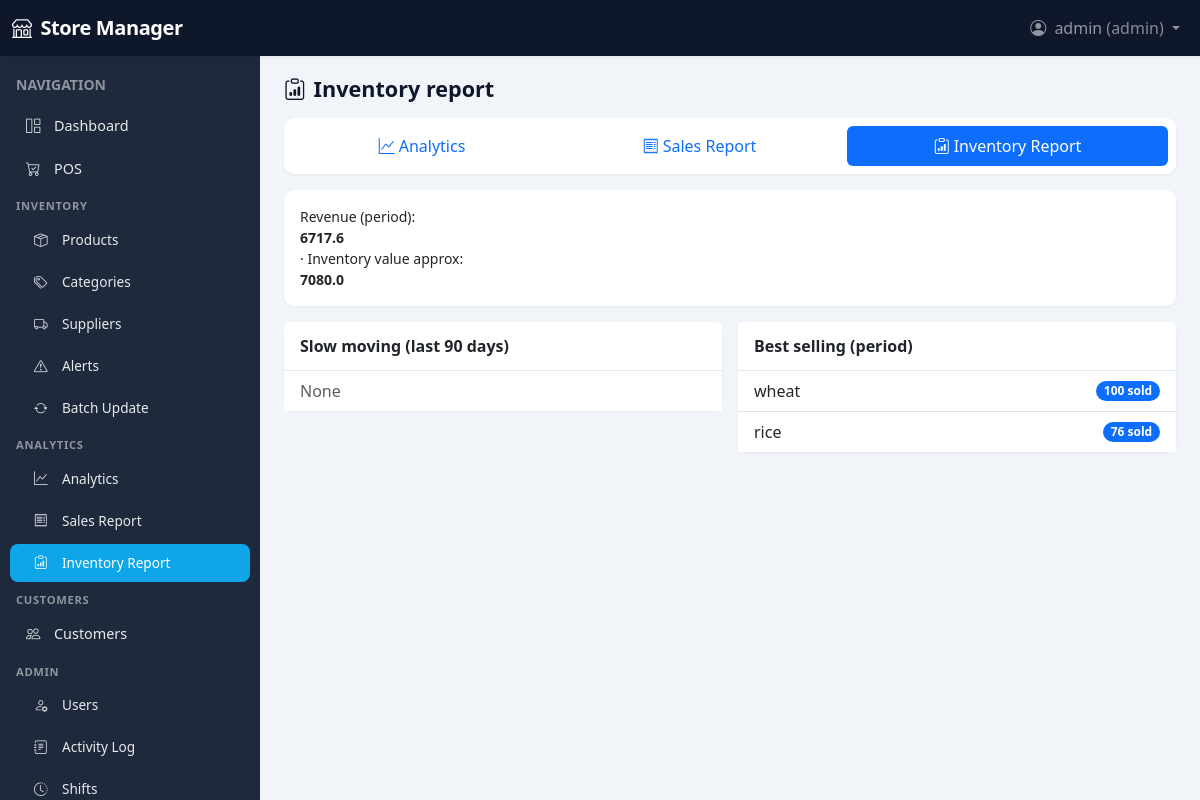
/analytics/inventory (signed in), run on the app's committed database.
### app/models/user.py (models this page shows, shortened)
class User(UserMixin, db.Model):
    __tablename__ = "users"
    id = db.Column(db.Integer, primary_key=True)
    username = db.Column(db.String(80), unique=True, nullable=False, index=True)
    password_hash = db.Column(db.String(256), nullable=False)
    role = db.Column(db.String(20), nullable=False, default="cashier")  # admin, manager, cashier
    full_name = db.Column(db.String(120), nullable=True)
    email = db.Column(db.String(120), nullable=True)
    active = db.Column(db.Boolean, default=True)
    created_at = db.Column(db.DateTime, default=datetime.utcnow)
    sales = db.relationship("Sale", backref="user", lazy="dynamic", foreign_keys="Sale.user_id")
    activity_logs = db.relationship("ActivityLog", backref="user", lazy="dynamic")
    shifts = db.relationship("Shift", backref="user", lazy="dynamic")
    ROLES = ("admin", "manager", "cashier")
    def is_admin(self) -> bool:
        return self.role == "admin"
    def is_manager_or_above(self) -> bool:
        return self.role in ("admin", "manager")

### app/models/product.py (models this page shows, shortened)
class Product(db.Model):
    __tablename__ = "products"
    id = db.Column(db.Integer, primary_key=True)
    name = db.Column(db.String(120), nullable=False, index=True)
    category_id = db.Column(db.Integer, db.ForeignKey("categories.id"), nullable=True)
    price = db.Column(db.Numeric(12, 2), nullable=False, default=0)
    quantity = db.Column(db.Integer, nullable=False, default=0)
    unit = db.Column(db.String(20), nullable=True, default="pcs")  # pcs, kg, L, etc.
    expiration_date = db.Column(db.Date, nullable=True)
    sku = db.Column(db.String(60), unique=True, nullable=True, index=True)
    barcode = db.Column(db.String(60), unique=True, nullable=True, index=True)
    supplier_id = db.Column(db.Integer, db.ForeignKey("suppliers.id"), nullable=True)
    min_stock = db.Column(db.Integer, nullable=False, default=0)  # alert when quantity <= this
    created_at = db.Column(db.DateTime, default=datetime.utcnow)
    updated_at = db.Column(db.DateTime, default=datetime.utcnow, onupdate=datetime.utcnow)
    sale_items = db.relationship("SaleItem", backref="product", lazy="dynamic")

### app/routes/analytics.py (the view)
@analytics_bp.route("/inventory")
@login_required
@manager_required
def inventory_report():
    start_date, end_date = parse_dates()
    start_dt = datetime.combine(start_date, datetime.min.time())
    end_dt = datetime.combine(end_date, datetime.max.time())
    turnover = reports.inventory_turnover(start_dt, end_dt)
    slow = reports.slow_moving_products(limit=15)
    best = reports.best_selling_products(start_dt, end_dt, limit=15)
    return render_template(
        "analytics/inventory_report.html",
        turnover=turnover,
        slow_moving=slow,
        best_selling=best,
        start_date=start_date,
        end_date=end_date,
    )

### app/routes/analytics.py (called while the page is built)
def parse_dates():
    start = request.args.get("start")
    end = request.args.get("end")
    if start:
        try:
            start_date = datetime.strptime(start, "%Y-%m-%d").date()
        except ValueError:
            start_date = date.today() - timedelta(days=30)
    else:
        start_date = date.today() - timedelta(days=30)
    if end:
        try:
            end_date = datetime.strptime(end, "%Y-%m-%d").date()
        except ValueError:
            end_date = date.today()
    else:
        end_date = date.today()
    return start_date, end_date

### app/services/report_service.py (called while the page is built)
def sales_summary(start_date, end_date):
    q = db.session.query(
        func.sum(Sale.total).label("total"),
        func.count(Sale.id).label("count"),
        func.sum(Sale.tax_amount).label("tax"),
        func.sum(Sale.discount_amount).label("discount"),
    ).filter(
        Sale.total > 0,
        Sale.created_at >= start_date,
        Sale.created_at < end_date + timedelta(days=1),
    ).first()
    return {
        "total_sales": float(q.total or 0),
        "transaction_count": q.count or 0,
        "total_tax": float(q.tax or 0),
        "total_discount": float(q.discount or 0),
    }

def best_selling_products(start_date, end_date, limit=10):
    q = db.session.query(
        SaleItem.product_id,
        Product.name,
        func.sum(SaleItem.quantity).label("qty"),
        func.sum(SaleItem.subtotal).label("revenue"),
    ).join(Product, Product.id == SaleItem.product_id).join(Sale, Sale.id == SaleItem.sale_id).filter(
        Sale.total > 0,
        Sale.created_at >= start_date,
        Sale.created_at < end_date + timedelta(days=1),
    ).group_by(SaleItem.product_id, Product.name).order_by(func.sum(SaleItem.quantity).desc()).limit(limit)
    return [{"product_id": r.product_id, "name": r.name, "quantity_sold": r.qty, "revenue": float(r.revenue or 0)} for r in q.all()]

def slow_moving_products(limit=10):
    cutoff = datetime.utcnow() - timedelta(days=90)
    sold = db.session.query(SaleItem.product_id, func.sum(SaleItem.quantity).label("qty")).join(
        Sale, Sale.id == SaleItem.sale_id
    ).filter(Sale.created_at >= cutoff, Sale.total > 0).group_by(SaleItem.product_id).subquery()
    q = db.session.query(Product).outerjoin(sold, Product.id == sold.c.product_id).filter(
        func.coalesce(sold.c.qty, 0) < 5
    ).order_by(Product.quantity.desc()).limit(limit)
    return q.all()

### app/templates/analytics/inventory_report.html (shortened to what this page needs)
{% extends "base.html" %}
{% block content %}
<div class="page-header mb-3">
  <h1 class="h4 mb-0"><i class="bi bi-clipboard-data me-2"></i>Inventory report</h1>
</div>
{% include "includes/analytics_nav.html" %}
<div class="card p-3 mb-3 small">Revenue (period): <strong>{{ turnover.total_revenue }}</strong> · Inventory value approx: <strong>{{ turnover.inventory_value_approx }}</strong></div>
<div class="row g-3">
  <div class="col-md-6">
    <div class="card"><div class="card-header">Slow moving (last 90 days)</div><div class="card-body p-0"><ul class="list-group list-group-flush">{% for p in slow_moving %}<li class="list-group-item d-flex justify-content-between"><span>{{ p.name }}</span><span class="badge bg-secondary rounded-pill">qty {{ p.quantity }}</span></li>{% else %}<li class="list-group-item text-muted">None</li>{% endfor %}</ul></div></div>
  </div>
  <div class="col-md-6">
    <div class="card"><div class="card-header">Best selling (period)</div><div class="card-body p-0"><ul class="list-group list-group-flush">{% for b in best_selling %}<li class="list-group-item d-flex justify-content-between align-items-center"><span>{{ b.name }}</span><span class="badge bg-primary rounded-pill">{{ b.quantity_sold }} sold</span></li>{% else %}<li class="list-group-item text-muted">None</li>{% endfor %}</ul></div></div>
  </div>
</div>
{% endblock %}

### app/templates/base.html (shortened to what this page needs)
<!DOCTYPE html>
<html lang="en">
<head>
  <link href="https://cdn.jsdelivr.net/npm/bootstrap@5.3.2/dist/css/bootstrap.min.css" rel="stylesheet">
  <link href="https://cdn.jsdelivr.net/npm/bootstrap-icons@1.11.1/font/bootstrap-icons.css" rel="stylesheet">
</head>
<body>
  <nav class="navbar navbar-expand-lg navbar-dark fixed-top" style="height: var(--navbar-height);">
    <div class="container-fluid">
      <a class="navbar-brand" href="{{ url_for('main.dashboard') }}"><i class="bi bi-shop me-1"></i> Store Manager</a>
      <div class="collapse navbar-collapse" id="navMain">
        <ul class="navbar-nav ms-auto">
          {% if current_user.is_authenticated %}
          <li class="nav-item dropdown">
            <a class="nav-link dropdown-toggle" href="#" id="userMenu" role="button" data-bs-toggle="dropdown">
              <i class="bi bi-person-circle me-1"></i> {{ current_user.username }} <span class="text-white-50">({{ current_user.role }})</span>
            </a>
          </li>
          {% endif %}
        </ul>
      </div>
    </div>
  </nav>
  <div class="d-flex">
    {% if current_user.is_authenticated %}
    <aside class="sidebar flex-shrink-0" id="sidebar">
      <div class="p-3 pb-0">
        <span class="text-white-50 small text-uppercase fw-semibold">Navigation</span>
      </div>
      <ul class="nav flex-column py-2">
        <li class="nav-item">
          <a class="nav-link {{ 'active' if request.endpoint == 'main.dashboard' else '' }}" href="{{ url_for('main.dashboard') }}">
            <i class="bi bi-grid-1x2 me-2"></i>Dashboard
          </a>
        </li>
        <li class="nav-item">
          <a class="nav-link {{ 'active' if request.endpoint and request.endpoint.startswith('pos.') else '' }}" href="{{ url_for('pos.index') }}">
            <i class="bi bi-cart-check me-2"></i>POS
          </a>
        </li>
        <li class="nav-section-label">Inventory</li>
        <li class="nav-item">
          <a class="nav-link sub {{ 'active' if request.endpoint in ['inventory.product_list', 'inventory.product_add', 'inventory.product_edit'] else '' }}" href="{{ url_for('inventory.product_list') }}">
            <i class="bi bi-box-seam me-2"></i>Products
          </a>
        </li>
        {% if current_user.is_manager_or_above() %}
        <li class="nav-item">
          <a class="nav-link sub {{ 'active' if request.endpoint in ['inventory.category_list', 'inventory.category_add', 'inventory.category_edit'] else '' }}" href="{{ url_for('inventory.category_list') }}">
            <i class="bi bi-tags me-2"></i>Categories
          </a>
        </li>
        <li class="nav-item">
          <a class="nav-link sub {{ 'active' if request.endpoint in ['inventory.supplier_list', 'inventory.supplier_add', 'inventory.supplier_edit'] else '' }}" href="{{ url_for('inventory.supplier_list') }}">
            <i class="bi bi-truck me-2"></i>Suppliers
          </a>
        </li>
        <li class="nav-item">
          <a class="nav-link sub {{ 'active' if request.endpoint == 'inventory.alerts' else '' }}" href="{{ url_for('inventory.alerts') }}">
            <i class="bi bi-exclamation-triangle me-2"></i>Alerts
          </a>
        </li>
        <li class="nav-item">
          <a class="nav-link sub {{ 'active' if request.endpoint == 'inventory.batch_update' else '' }}" href="{{ url_for('inventory.batch_update') }}">
            <i class="bi bi-arrow-repeat me-2"></i>Batch Update
          </a>
        </li>
        <li class="nav-section-label">Analytics</li>
        <li class="nav-item">
          <a class="nav-link sub {{ 'active' if request.endpoint == 'analytics.dashboard' else '' }}" href="{{ url_for('analytics.dashboard') }}">
            <i class="bi bi-graph-up me-2"></i>Analytics
          </a>
        </li>
        <li class="nav-item">
          <a class="nav-link sub {{ 'active' if request.endpoint == 'analytics.sales_report_page' else '' }}" href="{{ url_for('analytics.sales_report_page') }}">
            <i class="bi bi-receipt me-2"></i>Sales Report
          </a>
        </li>
        <li class="nav-item">
          <a class="nav-link sub {{ 'active' if request.endpoint == 'analytics.inventory_report' else '' }}" href="{{ url_for('analytics.inventory_report') }}">
            <i class="bi bi-clipboard-data me-2"></i>Inventory Report
          </a>
        </li>
        {% endif %}
        {% if current_user.is_manager_or_above() %}
        <li class="nav-section-label">Customers</li>
        <li class="nav-item">
          <a class="nav-link {{ 'active' if request.endpoint and request.endpoint.startswith('customers.') else '' }}" href="{{ url_for('customers.customer_list') }}">
            <i class="bi bi-people me-2"></i>Customers
          </a>
        </li>
        {% endif %}
        {% if current_user.is_admin() %}
        <li class="nav-section-label">Admin</li>
        <li class="nav-item">
          <a class="nav-link sub {{ 'active' if request.endpoint == 'users.user_list' else '' }}" href="{{ url_for('users.user_list') }}">
            <i class="bi bi-person-gear me-2"></i>Users
          </a>
        </li>
        <li class="nav-item">
          <a class="nav-link sub {{ 'active' if request.endpoint == 'users.activity_log' else '' }}" href="{{ url_for('users.activity_log') }}">
            <i class="bi bi-journal-text me-2"></i>Activity Log
          </a>
        </li>
        <li class="nav-item">
          <a class="nav-link sub {{ 'active' if request.endpoint == 'users.shift_list' else '' }}" href="{{ url_for('users.shift_list') }}">
            <i class="bi bi-clock-history me-2"></i>Shifts
          </a>
        </li>
        {% endif %}
      </ul>
    </aside>
    {% endif %}
    <div class="main-wrap flex-grow-1">
      <main class="main-content">
        {% block content %}{% endblock %}
      </main>
    </div>
  </div>
</body>
</html>

### app/templates/base.html (style rules this page uses)
:root { --sidebar-width: 260px; --navbar-height: 56px; --sidebar-bg: #1e293b; --sidebar-hover: rgba(255,255,255,.08); --sidebar-active: #0ea5e9; --sidebar-text: rgba(255,255,255,.9); --content-bg: #f1f5f9; --card-shadow: 0 1px 3px rgba(0,0,0,.06); --card-radius: 10px; }
body { min-height: 100vh; background: var(--content-bg); font-family: system-ui, -apple-system, sans-serif; }
.navbar { box-shadow: 0 1px 3px rgba(0,0,0,.08); background: #0f172a !important; }
.navbar-brand { font-weight: 600; letter-spacing: -0.02em; }
.sidebar { width: var(--sidebar-width); min-height: calc(100vh - var(--navbar-height)); background: var(--sidebar-bg); position: fixed; left: 0; top: var(--navbar-height); z-index: 1020; overflow-y: auto; transition: transform .2s ease, box-shadow .2s ease; }
.sidebar .nav-section-label { color: rgba(255,255,255,.5); font-size: .7rem; font-weight: 600; text-transform: uppercase; letter-spacing: .06em; padding: .5rem 1rem .25rem; }
.sidebar .nav-link { color: var(--sidebar-text); padding: .55rem 1rem; border-radius: 8px; margin: 2px 10px; font-size: .9rem; display: flex; align-items: center; }
.sidebar .nav-link i { opacity: .9; width: 1.25rem; }
.sidebar .nav-link.active { background: var(--sidebar-active); color: #fff; }
.sidebar .nav-link.sub { padding-left: 1.5rem; font-size: .85rem; }
.main-wrap { margin-left: var(--sidebar-width); padding-top: var(--navbar-height); min-height: 100vh; }
.main-content { padding: 1.25rem 1.5rem; max-width: 1400px; margin: 0 auto; }
.page-header { margin-bottom: 1.25rem; }
.page-header h1 { font-size: 1.35rem; font-weight: 600; color: #0f172a; margin: 0; }
.card { border: none; border-radius: var(--card-radius); box-shadow: var(--card-shadow); }
.card-header { font-weight: 600; background: #fff; border-bottom: 1px solid #e2e8f0; border-radius: var(--card-radius) var(--card-radius) 0 0; padding: .75rem 1rem; }

### data on the page
User: username "admin", role "admin"
Product: name "wheat", quantity_sold "100"
Product: name "rice", quantity_sold "76"

### other printed values
{{ turnover.total_revenue }} "6717.6"
{{ turnover.inventory_value_approx }} "7080.0"
